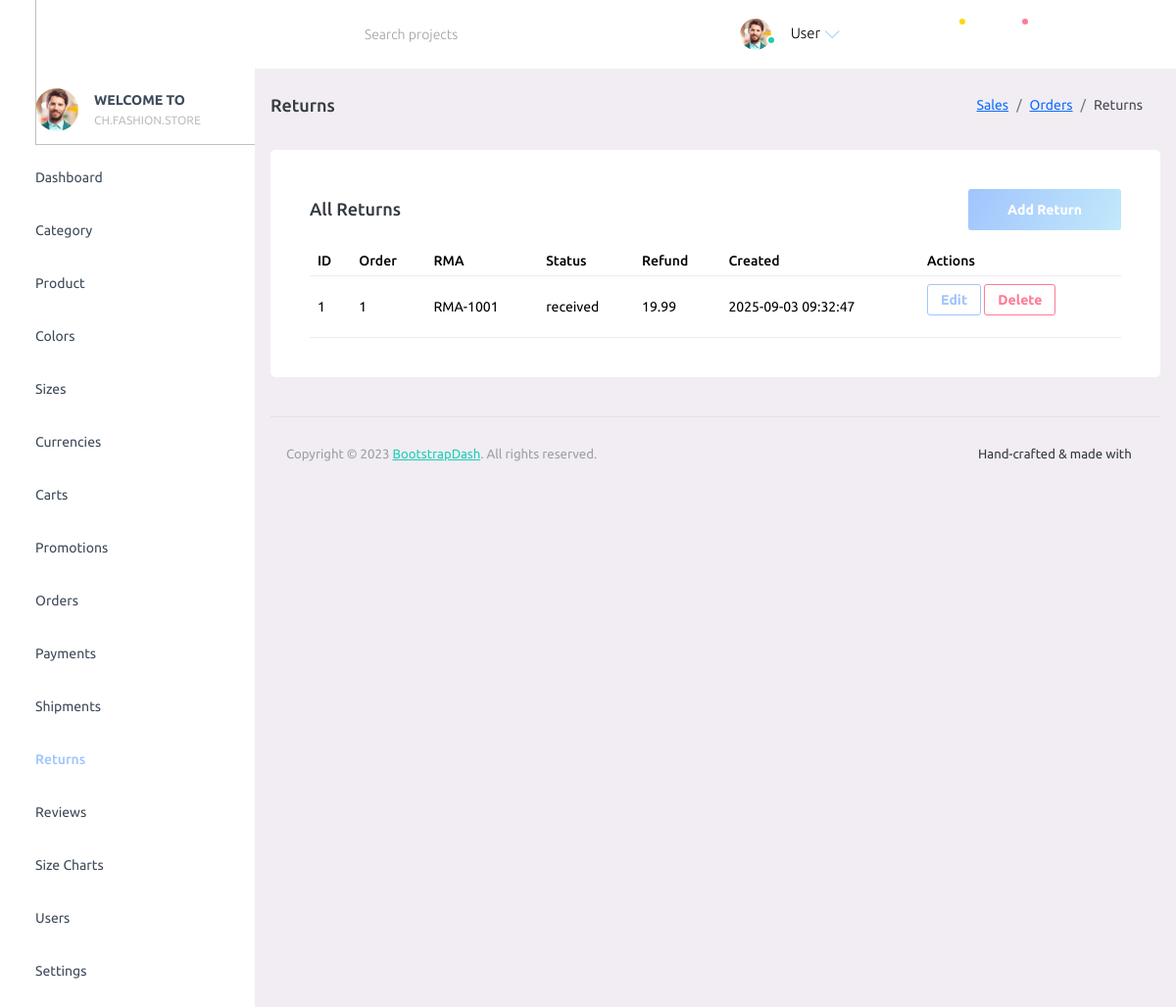
The page /admin/?p=returns on the database its author committed.
### tables this page shows
CREATE TABLE IF NOT EXISTS `returns` (
  `id` bigint(20) UNSIGNED NOT NULL AUTO_INCREMENT,
  `order_id` bigint(20) UNSIGNED NOT NULL,
  `rma_no` varchar(40) NOT NULL,
  `status` enum('requested','approved','rejected','received','refunded','closed') NOT NULL DEFAULT 'requested',
  `created_at` timestamp NOT NULL DEFAULT CURRENT_TIMESTAMP,
  `refund_amount` decimal(10,2) DEFAULT NULL,
  PRIMARY KEY (`id`),
  UNIQUE KEY `rma_no` (`rma_no`),
  KEY `idx_returns_order` (`order_id`)
);

### admin/config/database.php (called while the page is built)
<?php
function db(): PDO
{
      static $pdo = null;
      if ($pdo instanceof PDO) {
            return $pdo;
      }
      $dsn = getenv('FS_DB_DSN') ?: 'mysql:host=127.0.0.1;port=3306;dbname=fashionstore;charset=utf8mb4';
      $user = getenv('FS_DB_USER') ?: 'root';
      $pass = getenv('FS_DB_PASS') ?: '';
      $options = [
            PDO::ATTR_ERRMODE => PDO::ERRMODE_EXCEPTION,
            PDO::ATTR_DEFAULT_FETCH_MODE => PDO::FETCH_ASSOC,
            PDO::ATTR_EMULATE_PREPARES => false,
      ];
      $pdo = new PDO($dsn, $user, $pass, $options);
      try {
            $pdo->exec("SET SESSION sql_mode='STRICT_TRANS_TABLES,ERROR_FOR_DIVISION_BY_ZERO,NO_ENGINE_SUBSTITUTION'");
      } catch (Throwable $e) {
      }
      return $pdo;
}

### admin/config/function.php (called while the page is built, shortened)
<?php
require_once __DIR__ . '/database.php';
function db_all(string $sql, array $params = []): array
{
      $stmt = db()->prepare($sql);
      $stmt->execute($params);
      return $stmt->fetchAll();
}

### admin/pages/returns.php (the view, shortened to what this page needs)
<?php
require_once __DIR__ . '/../config/function.php';
$orderId = (int)($_GET['order_id'] ?? 0);
if ($orderId > 0) {
      $rows = db_all('SELECT id, order_id, rma_no, status, refund_amount, created_at FROM returns WHERE order_id=? ORDER BY id DESC', [$orderId]);
} else {
      $rows = db_all('SELECT id, order_id, rma_no, status, refund_amount, created_at FROM returns ORDER BY id DESC');
}
?>
<div class="page-header">
      <h3 class="page-title"> Returns </h3>
      <nav aria-label="breadcrumb">
            <ol class="breadcrumb">
                  <li class="breadcrumb-item"><a href="#">Sales</a></li>
                  <li class="breadcrumb-item"><a href="/admin/?p=orders">Orders</a></li>
                  <li class="breadcrumb-item active" aria-current="page">Returns</li>
            </ol>
      </nav>
</div>
<div class="row">
      <div class="col-lg-12 grid-margin stretch-card">
            <div class="card">
                  <div class="card-body">
                        <div class="d-flex justify-content-between align-items-center mb-3">
                              <h4 class="card-title mb-0">All Returns</h4>
                              <button type="button" class="btn btn-gradient-primary" data-bs-toggle="modal" data-bs-target="#addReturnModal">Add Return</button>
                        </div>
                        <div class="table-responsive">
                              <table class="table" id="returns-table">
                                    <thead>
                                          <tr>
                                                <th>ID</th>
                                                <th>Order</th>
                                                <th>RMA</th>
                                                <th>Status</th>
                                                <th>Refund</th>
                                                <th>Created</th>
                                                <th>Actions</th>
                                          </tr>
                                    </thead>
                                    <tbody>
                                          <?php foreach ($rows as $r): ?>
                                                <tr>
                                                      <td><?php echo (int)$r['id']; ?></td>
                                                      <td><?php echo (int)$r['order_id']; ?></td>
                                                      <td><?php echo htmlspecialchars($r['rma_no'] ?? '', ENT_QUOTES); ?></td>
                                                      <td><?php echo htmlspecialchars($r['status'] ?? '', ENT_QUOTES); ?></td>
                                                      <td><?php echo $r['refund_amount'] !== null ? number_format((float)$r['refund_amount'], 2) : '—'; ?></td>
                                                      <td><?php echo htmlspecialchars($r['created_at'] ?? '', ENT_QUOTES); ?></td>
                                                      <td>
                                                            <button type="button" class="btn btn-sm btn-outline-primary" data-bs-toggle="modal" data-bs-target="#editReturnModal-<?php echo (int)$r['id']; ?>">Edit</button>
                                                            <form method="post" style="display:inline-block" onsubmit="return confirm('Delete this return?');">
                                                                  <button type="submit" class="btn btn-sm btn-outline-danger">Delete</button>
                                                            </form>
                                                      </td>
                                                </tr>
                                          <?php endforeach; ?>
                                    </tbody>
                              </table>
                        </div>
                  </div>
            </div>
      </div>
</div>

### rows shown on the page
returns: id "1", order "1", rma_no "RMA-1001", status "received", refund_amount "19.99", created_at "2025-09-03 09:32:47"

### other values the page prints
$displayName "User"
